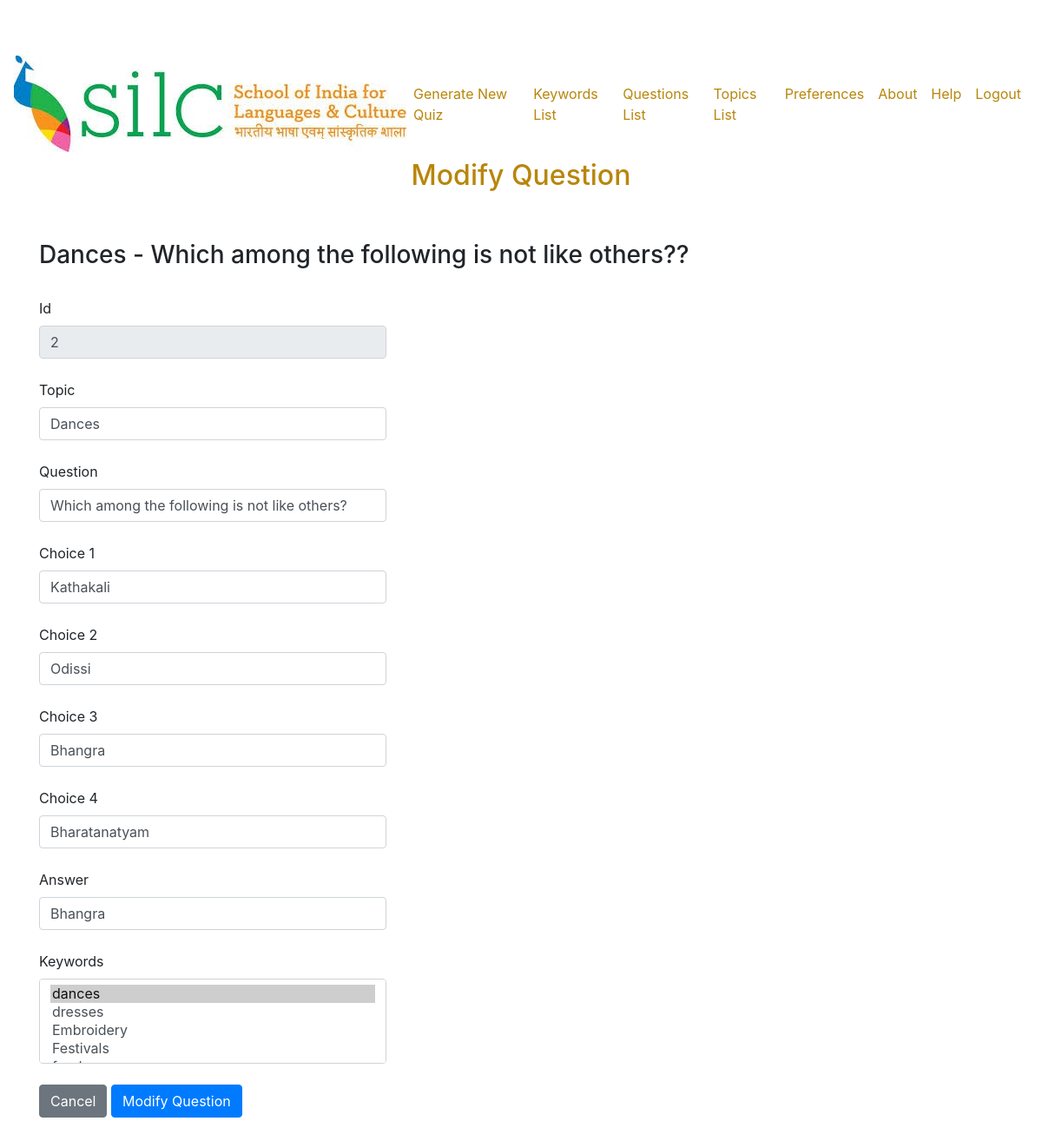
The app's page /modifyQuestion.php?id=2 (signed in) with its own data.
### tables this page shows
CREATE TABLE `questions` (
  `id` int(11) NOT NULL,
  `topic` varchar(75) NOT NULL,
  `question` varchar(100) NOT NULL,
  `choice_1` varchar(75) NOT NULL,
  `choice_2` varchar(75) NOT NULL,
  `choice_3` varchar(75) NOT NULL,
  `choice_4` varchar(75) NOT NULL,
  `answer` varchar(75) NOT NULL,
  `image_name` varchar(75) NOT NULL
);

### modifyQuestion.php (the view, shortened to what this page needs)
<?php
include('header.php');
?>
<div class="container">
    <?php
    include_once 'db_configuration.php';
    if (isset($_GET['id'])) {
        $id = $_GET['id'];
        $sql = "SELECT * FROM questions
                WHERE id = '$id'";
        if (!$result = $db->query($sql)) {
            die ('There was an error running query[' . $connection->error . ']');
        }
    }
    if ($result->num_rows > 0) {
        while ($row = $result->fetch_assoc()) {
            $questionID = $row['id'];
            $keywordQuery = "SELECT k.keyword
                            FROM keywords k
                            JOIN question_keywords qk ON k.id = qk.keyword_id
                            WHERE qk.question_id = '$questionID'";
            $keywordResult = mysqli_query($db, $keywordQuery);
            $keywords = '';
            while ($keywordRow = mysqli_fetch_assoc($keywordResult)) {
                $keywords .= $keywordRow['keyword'] . ', ';
            }
            $keywords = rtrim($keywords, ', ');
            echo '<h2 id="title">Modify Question</h2><br>';
            echo '<form action="modifyTheQuestion.php" method="POST" enctype="multipart/form-data">
            <br>
            <h3>' . $row["topic"] . ' - ' . $row["question"] . '? </h3> <br>
            <div>
                <label for="id">Id</label>
                <input type="text" class="form-control" name="id" value="' . $row["id"] . '"  maxlength="5" style=width:400px readonly><br>
            </div>
            <div>
                <label for="name">Topic</label>
                <input type="text" class="form-control" name="topic" value="' . $row["topic"] . '"  maxlength="255" style=width:400px required><br>
            </div>
            <div>
                <label for="category">Question</label>
                <input type="text" class="form-control" name="question" value="' . $row["question"] . '"  maxlength="255" style=width:400px required><br>
            </div>
            <div>
                <label for="level">Choice 1</label>
                <input type="text" class="form-control" name="choice_1" value="' . $row["choice_1"] . '"  maxlength="255" style=width:400px required><br>
            </div>
            <div>
                <label for="facilitator">Choice 2</label>
                <input type="text" class="form-control" name="choice_2" value="' . $row["choice_2"] . '"  maxlength="255" style=width:400px required><br>
            </div>
            <div>
                <label for="description">Choice 3</label>
                <input type="text" class="form-control" name="choice_3" value="' . $row["choice_3"] . '"  maxlength="255" style=width:400px required><br>
            </div>
            <div>
                <label for="required">Choice 4</label>
                <input type="text" class="form-control" name="choice_4" value="' . $row["choice_4"] . '"  maxlength="255" style=width:400px required><br>
            </div>
            <div>
                <label for="optional">Answer</label>
                <input type="text" class="form-control" name="answer" value="' . $row["answer"] . '"  maxlength="255" style=width:400px required><br>
            </div>
            <div>
                <label for="keywords">Keywords</label><br>
                <select name="keywords[]" class="form-control" multiple="multiple" style="width: 400px;">';
                $keywordQuery = "SELECT id, keyword FROM keywords";
                $keywordResult = mysqli_query($db, $keywordQuery);
                while ($keywordRow = mysqli_fetch_assoc($keywordResult)) {
                    $selected = in_array($keywordRow['keyword'], explode(", ", $keywords)) ? 'selected="selected"' : '';
                    echo '<option value="' . $keywordRow['id'] . '" ' . $selected . '>' . $keywordRow['keyword'] . '</option>';
                }
                echo '</select>
            </div>
            <br>
            <div class="text-left">
                <a href="questions_list.php" class="btn btn-secondary btn-md align-items-center">Cancel</a>
                <button type="submit" name="submit" class="btn btn-primary btn-md align-items-center">Modify Question</button>
            </div>
            <br> <br>
        </form>';
        }
    }
    else {
        echo "0 results";
    }
    ?>
</div>

### CSS/publishersdb.css (style rules this page uses)
body { padding-top: 54px; }
@media (min-width: 992px) { body { padding-top: 56px; } }

### modifyQuestion.php (style rules this page uses)
#title { text-align: center; color: darkgoldenrod; }

### records on screen
questions: topic "Dances", question "Which among the following is not like others?", id "2", choice_1 "Kathakali", choice_2 "Odissi", choice_3 "Bhangra", choice_4 "Bharatanatyam", answer "Bhangra"

### other values on screen
form field value "dances ☑ / dresses / Embroidery / Festivals"
